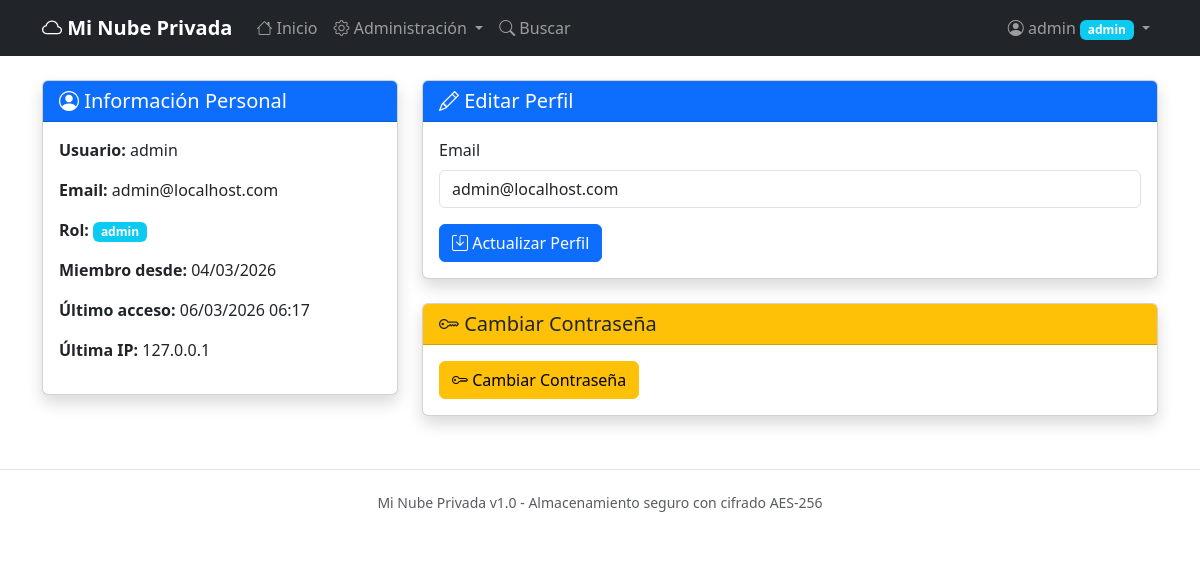
Before: /auth/profile (signed in) with the older database file.
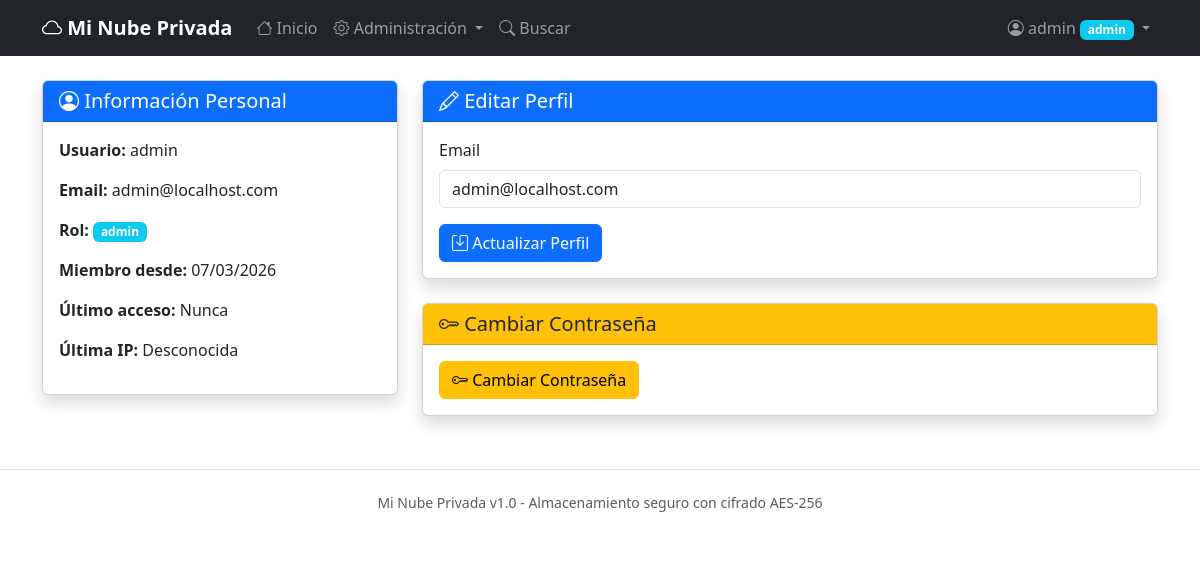
After: the same page with the newer database file.
### app/models.py (models this page shows, shortened)
class User(UserMixin, db.Model):
    __tablename__ = 'users'
    id = db.Column(db.Integer, primary_key=True)
    username = db.Column(db.String(80), unique=True, nullable=False, index=True)
    email = db.Column(db.String(120), unique=True, nullable=False, index=True)
    password_hash = db.Column(db.String(256), nullable=False)
    role = db.Column(db.String(20), nullable=False, default='viewer')  # admin, editor, viewer
    is_active = db.Column(db.Boolean, default=True)
    created_at = db.Column(db.DateTime, default=datetime.utcnow)
    last_login = db.Column(db.DateTime)
    last_ip = db.Column(db.String(45))
    file_logs = db.relationship('FileLog', backref='user', lazy='dynamic', cascade='all, delete-orphan')
    @property
    def is_admin(self):
        return self.role == 'admin'

### app/auth.py (the view)
@auth_bp.route('/profile', methods=['GET', 'POST'])
@login_required
def profile():
    form = ProfileForm(obj=current_user)
    if form.validate_on_submit():
        current_user.email = form.email.data
        db.session.commit()
        flash('Perfil actualizado correctamente.', 'success')
        return redirect(url_for('auth.profile'))
    return render_template('profile.html', form=form, user=current_user)

### app/forms.py
class ProfileForm(FlaskForm):
    email = StringField('Email', validators=[DataRequired(), Email()])

### app/templates/profile.html (shortened to what this page needs)
{% extends "base.html" %}
{% block content %}
<div class="row">
    <div class="col-md-4">
        <div class="card shadow mb-4">
            <div class="card-header bg-primary text-white">
                <h5 class="mb-0"><i class="bi bi-person-circle"></i> Información Personal</h5>
            </div>
            <div class="card-body">
                <p><strong>Usuario:</strong> {{ user.username }}</p>
                <p><strong>Email:</strong> {{ user.email }}</p>
                <p><strong>Rol:</strong> <span class="badge bg-info">{{ user.role }}</span></p>
                <p><strong>Miembro desde:</strong> {{ user.created_at.strftime('%d/%m/%Y') }}</p>
                <p><strong>Último acceso:</strong> {{ user.last_login.strftime('%d/%m/%Y %H:%M') if user.last_login else 'Nunca' }}</p>
                <p><strong>Última IP:</strong> {{ user.last_ip or 'Desconocida' }}</p>
            </div>
        </div>
    </div>
    <div class="col-md-8">
        <div class="card shadow mb-4">
            <div class="card-header bg-primary text-white">
                <h5 class="mb-0"><i class="bi bi-pencil"></i> Editar Perfil</h5>
            </div>
            <div class="card-body">
                <form method="POST" action="{{ url_for('auth.profile') }}">
                    <div class="mb-3">
                        <label for="email" class="form-label">Email</label>
                        {{ form.email(class="form-control") }}
                    </div>
                    <button type="submit" class="btn btn-primary">
                        <i class="bi bi-save"></i> Actualizar Perfil
                    </button>
                </form>
            </div>
        </div>
        <div class="card shadow">
            <div class="card-header bg-warning">
                <h5 class="mb-0"><i class="bi bi-key"></i> Cambiar Contraseña</h5>
            </div>
            <div class="card-body">
                <a href="{{ url_for('auth.change_password') }}" class="btn btn-warning">
                    <i class="bi bi-key"></i> Cambiar Contraseña
                </a>
            </div>
        </div>
    </div>
</div>
{% endblock %}

### app/templates/includes/navbar.html (shortened to what this page needs)
<nav class="navbar navbar-expand-lg navbar-dark bg-dark">
    <div class="container">
        <a class="navbar-brand" href="{{ url_for('main.index') }}">
            <i class="bi bi-cloud"></i> Mi Nube Privada
        </a>
        <div class="collapse navbar-collapse" id="navbarNav">
            <ul class="navbar-nav me-auto">
                <li class="nav-item">
                    <a class="nav-link" href="{{ url_for('main.index') }}">
                        <i class="bi bi-house"></i> Inicio
                    </a>
                </li>
                {% if current_user.is_authenticated and current_user.is_admin %}
                <li class="nav-item dropdown">
                    <a class="nav-link dropdown-toggle" href="#" role="button" data-bs-toggle="dropdown">
                        <i class="bi bi-gear"></i> Administración
                    </a>
                </li>
                {% endif %}
                <li class="nav-item">
                    <a class="nav-link" href="{{ url_for('main.search') }}">
                        <i class="bi bi-search"></i> Buscar
                    </a>
                </li>
            </ul>
            <ul class="navbar-nav">
                {% if current_user.is_authenticated %}
                <li class="nav-item dropdown">
                    <a class="nav-link dropdown-toggle" href="#" role="button" data-bs-toggle="dropdown">
                        <i class="bi bi-person-circle"></i> {{ current_user.username }}
                        <span class="badge bg-info">{{ current_user.role }}</span>
                    </a>
                </li>
                {% else %}
                <li class="nav-item">
                    <a class="nav-link" href="{{ url_for('auth.login') }}">Iniciar sesión</a>
                </li>
                {% endif %}
            </ul>
        </div>
    </div>
</nav>

Changed rows visible on the page:
changed User "admin": created_at "04/03/2026" → "07/03/2026"; last_login "06/03/2026 06:17" → "Nunca"; last_ip "127.0.0.1" → "Desconocida"
